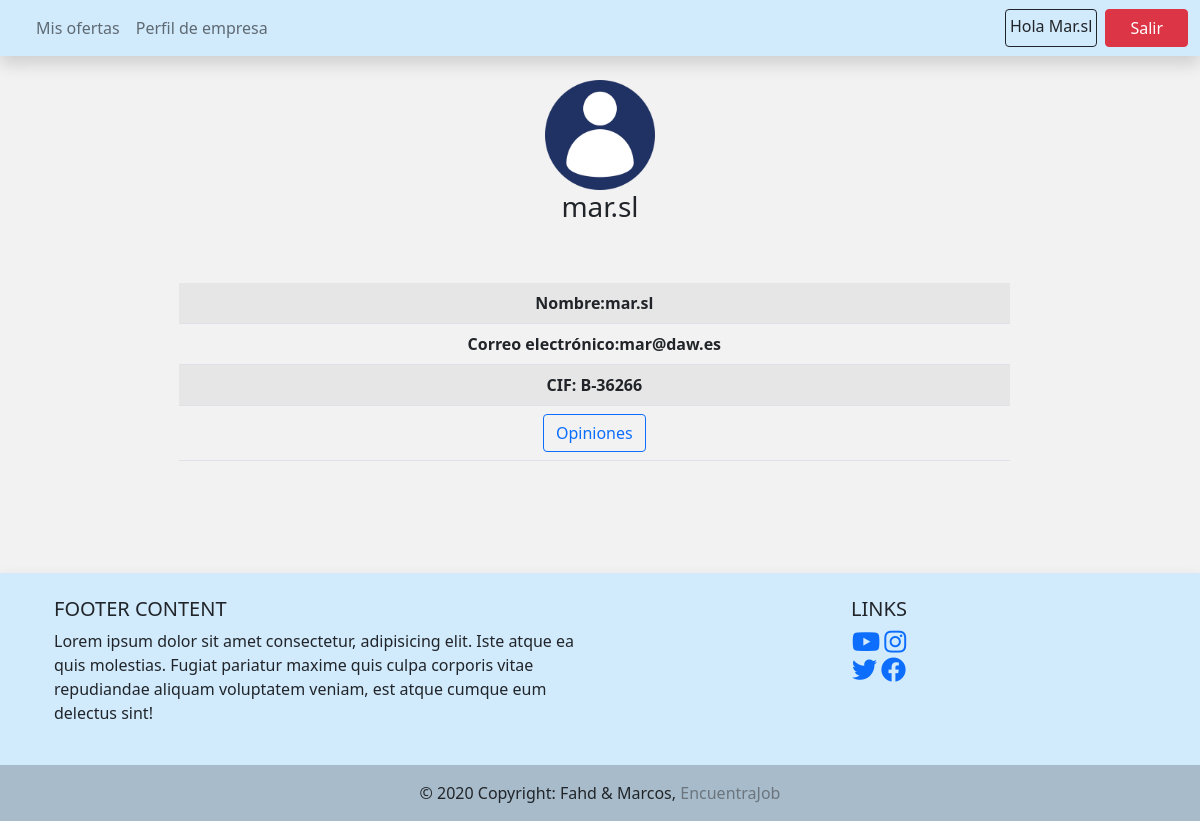
The app's page /ver_perfil_empresa.php (signed in) with its own data.
### tables this page shows
CREATE TABLE `empresas` (
  `id_empresa` varchar(10) NOT NULL,
  `id_usuario` int(10) NOT NULL,
  `email` varchar(20) NOT NULL,
  `cif` varchar(20) DEFAULT NULL
);

CREATE TABLE `usuarios` (
  `id_usuario` int(10) NOT NULL,
  `rol` varchar(15) NOT NULL,
  `nombre_usuario` varchar(25) NOT NULL,
  `email` varchar(20) NOT NULL,
  `password` varchar(15) NOT NULL
);

### ver_perfil_empresa.php (the view, shortened to what this page needs)
<?php
$conn = conexion();
$id = $_SESSION['id_user'];
$sql_crear="SELECT * FROM empresas emp INNER JOIN usuarios us ON emp.id_usuario = us.id_usuario WHERE emp.id_usuario = '$id' ";
if($rs = $conn->query($sql_crear)){
 $datos = $rs->fetch_assoc();
}
?>
<!doctype html>
<html lang="es">
  <head>
    <link href="css/bootstrap.min.css" rel="stylesheet" >
    <link href="fontawesome/css/all.min.css" rel="stylesheet" />
  </head>
  <body style="background-color: #f2f2f2;">
  <nav class="navbar navbar-expand-lg navbar-light shadow" style="background-color: #D1EAFC;">
    <div class="container-fluid">
  <div class="collapse navbar-collapse" id="navbarNav">
        <ul class="navbar-nav">
          <li class="nav-item">
            <a class="nav-link" href="#"></a>
          </li>
          <li class="nav-item">
            <a class="nav-link " href="vista_empresa.php">Mis ofertas</a>
          </li>
          <li class="nav-item">
            <a class="nav-link" href="ver_perfil_empresa.php">Perfil de empresa</a>
          </li>
        </ul>
      </div>
  <ul class="navbar-nav ">
    <li class="nav-item me-2 p-1 border border-dark rounded">
    Hola&nbsp;<?=ucwords($_SESSION['nombre']) ;?>
    </li>
    <li class="nav-item">
      <a href="logout.php" class="btn btn-danger px-4">Salir</a>
    </li>
  </ul>
      </div>
  </nav>
        <div class="container text-center" >
            <br>
              <a data-toggle="modal" data-target="#myModal"><img src="img/perfil.png" alt="aboutme" width="110" height="110"></a>
          <section class=" row">
            <h3><?=$datos['nombre_usuario'];?></h3><br>
          <article style="margin-left: 12%; margin-right: 15%" class="col-sm-9 col-md-9 col-lg-9">
            <h6>&nbsp;</h6><br>
                <table class="table table-striped">
                    <tr><th>Nombre:<?=$datos['nombre_usuario'];?></th></tr>
                    <tr><th>Correo electrónico:<?=$datos['email'];?></th></tr>
                    <tr><th>CIF: <?=$datos['cif'];?></th></tr>
                    <tr><th><a href="opiniones_empresa.php?id_empresa1=<?=$datos['id_empresa'];?>" ><button class="btn btn-outline-primary">Opiniones</button></a></th></tr>
                </table>
        </article>
	    	</section>
	    </div>
      <br><br><br><br>
  <footer class="text-center text-lg-start shadow" style="background-color: #D1EAFC;">
  <div class="container p-4">
    <div class="row">
      <div class="col-lg-6 col-md-12 mb-4 mb-md-0">
        <h5 class="text-uppercase">Footer Content</h5>
        <p>
          Lorem ipsum dolor sit amet consectetur, adipisicing elit. Iste atque ea quis
          molestias. Fugiat pariatur maxime quis culpa corporis vitae repudiandae aliquam
          voluptatem veniam, est atque cumque eum delectus sint!
        </p>
      </div>
      <div class="col-lg-6 col-md-12 mb-4 mb-md-0">
        <h5 class="text-uppercase text-center">Links</h5>
        <ul class="list-unstyled mb-0 text-center">
          <li>
            <a href="https://www.youtube.com/watch?v=FwhKhecN-1E" ><i class="fab fa-youtube" style="font-size:25px;" ></i></a>
            <a href="https://www.instagram.com/usal" ><i class="fab fa-instagram" style="font-size:25px;" ></i></a>
          </li>
          <li>
            <a href="https://www.twitter.com/usal"><i class="fab fa-twitter" style="font-size:25px;" ></i></a>
            <a href="https://www.facebook.com/" ><i class="fab fa-facebook" style="font-size:25px;" ></i></a>
          </li>
        </ul>
      </div>
    </div>
  </div>
  <div class="text-center p-3" style="background-color: rgba(0, 0, 0, 0.2)">
    © 2020 Copyright: Fahd & Marcos,
    <a class="text-muted" style="text-decoration:none">EncuentraJob</a>
  </div>
</footer>
  </body>
</html>

### records on screen
empresas: id_usuario.nombre_usuario "mar.sl", id_usuario.email "mar@daw.es", cif "B-36266"

### other values on screen
$_SESSION['nombre'] "Mar.sl"
